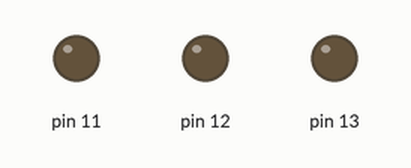
Recording of a sketch running on a simulated Arduino Uno, built with avr-gcc and run on an emulated ATmega328P. On the bench: output pins drawn as LEDs (lit = HIGH).

Above: at 0.2 s.
At 1.7 s:
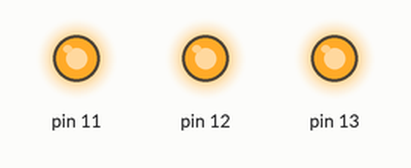
At 4.7 s:
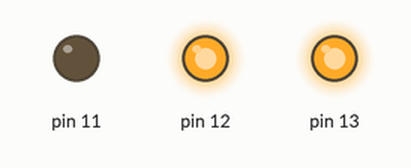
At 7.7 s:
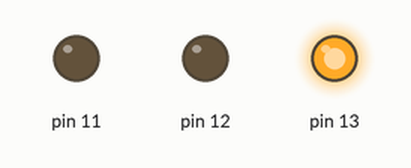
Timing chart, 0 to 8.1 s (numbered marks = the images above):
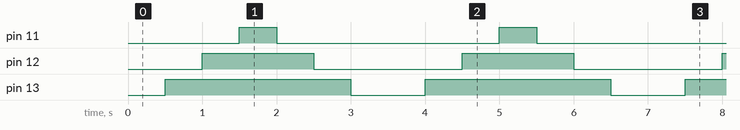

The sketch:

led1.ino
```cpp
int ontime = 500;

void setup() {
  // put your setup code here, to run once:
  Serial.begin(9600);

  pinMode(13, OUTPUT);
  pinMode(12, OUTPUT);
  pinMode(11, OUTPUT);
}

void loop() {
  // put your main code here, to run repeatedly:
  digitalWrite(13, LOW);
  digitalWrite(12, LOW);
  digitalWrite(11, LOW);
 // Serial.println("Led 1");
  delay(ontime);

  digitalWrite(13, HIGH);
  digitalWrite(12, LOW);
  digitalWrite(11, LOW);
 // Serial.println("Led 2");
  delay(ontime);

  digitalWrite(13, HIGH);
  digitalWrite(12, HIGH);
  digitalWrite(11, LOW);
//  Serial.println("Led 3");
  delay(ontime);

  digitalWrite(13, HIGH);
  digitalWrite(12, HIGH);
  digitalWrite(11, HIGH);
 // Serial.println("Led 2");
  delay(ontime);

  digitalWrite(13, HIGH);
  digitalWrite(12, HIGH);
  digitalWrite(11, LOW);
//  Serial.println("Led 1");
  delay(ontime);

  digitalWrite(13, HIGH);
  digitalWrite(12, LOW);
  digitalWrite(11, LOW);
//  Serial.println("Led 1");
  delay(ontime);
//  Serial.println();

  digitalWrite(13, LOW);
  digitalWrite(12, LOW);
  digitalWrite(11, LOW);
//  Serial.println("Led 1");
  delay(ontime);
}
```

Measured:
- by itself, pin 11: alternates HIGH for 0.50 s and LOW for 3.0 s
- by itself, pin 12: alternates HIGH for 1.5 s and LOW for 2.0 s
- by itself, pin 13: alternates HIGH for 2.5 s and LOW for 1.0 s
